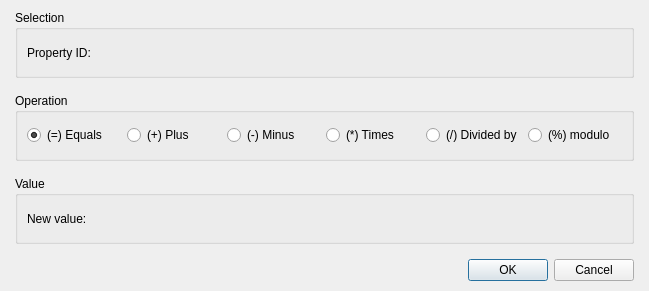
<?xml version="1.0" encoding="UTF-8"?>
<ui version="4.0">
 <class>DialogCommandChangeProperty</class>
 <widget class="QDialog" name="DialogCommandChangeProperty">
  <property name="geometry">
   <rect>
    <x>0</x>
    <y>0</y>
    <width>649</width>
    <height>291</height>
   </rect>
  </property>
  <property name="windowTitle">
   <string>Change property...</string>
  </property>
  <layout class="QGridLayout" name="gridLayout_4">
   <property name="leftMargin">
    <number>15</number>
   </property>
   <property name="topMargin">
    <number>10</number>
   </property>
   <property name="rightMargin">
    <number>15</number>
   </property>
   <property name="bottomMargin">
    <number>10</number>
   </property>
   <item row="0" column="0">
    <layout class="QVBoxLayout" name="verticalLayout_2">
     <property name="spacing">
      <number>15</number>
     </property>
     <item>
      <layout class="QVBoxLayout" name="verticalLayout">
       <item>
        <widget class="QGroupBox" name="groupBox">
         <property name="title">
          <string>Selection</string>
         </property>
         <layout class="QGridLayout" name="gridLayout_3">
          <item row="0" column="0">
           <layout class="QHBoxLayout" name="horizontalLayout_2" stretch="0,0,1">
            <item>
             <widget class="QLabel" name="label">
              <property name="text">
               <string>Property ID:</string>
              </property>
             </widget>
            </item>
            <item>
             <widget class="PanelPrimitiveValue" name="panelPrimitivePropertyIDValue" native="true">
              <property name="minimumSize">
               <size>
                <width>250</width>
                <height>27</height>
               </size>
              </property>
              <property name="maximumSize">
               <size>
                <width>250</width>
                <height>27</height>
               </size>
              </property>
             </widget>
            </item>
            <item>
             <spacer name="horizontalSpacer">
              <property name="orientation">
               <enum>Qt::Horizontal</enum>
              </property>
              <property name="sizeHint" stdset="0">
               <size>
                <width>168</width>
                <height>20</height>
               </size>
              </property>
             </spacer>
            </item>
           </layout>
          </item>
         </layout>
        </widget>
       </item>
       <item>
        <widget class="QGroupBox" name="groupBox_3">
         <property name="title">
          <string>Operation</string>
         </property>
         <layout class="QGridLayout" name="gridLayout">
          <item row="0" column="0">
           <layout class="QHBoxLayout" name="horizontalLayout">
            <item>
             <widget class="QRadioButton" name="radioButtonEquals">
              <property name="text">
               <string>(=) Equals</string>
              </property>
              <property name="checked">
               <bool>true</bool>
              </property>
             </widget>
            </item>
            <item>
             <widget class="QRadioButton" name="radioButtonPlus">
              <property name="text">
               <string>(+) Plus</string>
              </property>
             </widget>
            </item>
            <item>
             <widget class="QRadioButton" name="radioButtonMinus">
              <property name="text">
               <string>(-) Minus</string>
              </property>
             </widget>
            </item>
            <item>
             <widget class="QRadioButton" name="radioButtonTimes">
              <property name="text">
               <string>(*) Times</string>
              </property>
             </widget>
            </item>
            <item>
             <widget class="QRadioButton" name="radioButtonDivided">
              <property name="text">
               <string>(/) Divided by</string>
              </property>
             </widget>
            </item>
            <item>
             <widget class="QRadioButton" name="radioButtonModulo">
              <property name="text">
               <string>(%) modulo</string>
              </property>
             </widget>
            </item>
           </layout>
          </item>
         </layout>
        </widget>
       </item>
       <item>
        <widget class="QGroupBox" name="groupBox_2">
         <property name="title">
          <string>Value</string>
         </property>
         <layout class="QGridLayout" name="gridLayout_2">
          <item row="0" column="0">
           <layout class="QHBoxLayout" name="horizontalLayout_3" stretch="0,0,1">
            <item>
             <widget class="QLabel" name="label_2">
              <property name="text">
               <string>New value:</string>
              </property>
             </widget>
            </item>
            <item>
             <widget class="PanelPrimitiveValue" name="panelPrimitiveNewValue" native="true">
              <property name="minimumSize">
               <size>
                <width>250</width>
                <height>27</height>
               </size>
              </property>
              <property name="maximumSize">
               <size>
                <width>250</width>
                <height>27</height>
               </size>
              </property>
             </widget>
            </item>
            <item>
             <spacer name="horizontalSpacer_2">
              <property name="orientation">
               <enum>Qt::Horizontal</enum>
              </property>
              <property name="sizeHint" stdset="0">
               <size>
                <width>158</width>
                <height>20</height>
               </size>
              </property>
             </spacer>
            </item>
           </layout>
          </item>
         </layout>
        </widget>
       </item>
      </layout>
     </item>
     <item>
      <widget class="QDialogButtonBox" name="buttonBox">
       <property name="orientation">
        <enum>Qt::Horizontal</enum>
       </property>
       <property name="standardButtons">
        <set>QDialogButtonBox::Cancel|QDialogButtonBox::Ok</set>
       </property>
      </widget>
     </item>
    </layout>
   </item>
  </layout>
 </widget>
 <customwidgets>
  <customwidget>
   <class>PanelPrimitiveValue</class>
   <extends>QWidget</extends>
   <header>panelprimitivevalue.h</header>
   <container>1</container>
  </customwidget>
 </customwidgets>
 <resources/>
 <connections>
  <connection>
   <sender>buttonBox</sender>
   <signal>accepted()</signal>
   <receiver>DialogCommandChangeProperty</receiver>
   <slot>accept()</slot>
   <hints>
    <hint type="sourcelabel">
     <x>248</x>
     <y>254</y>
    </hint>
    <hint type="destinationlabel">
     <x>157</x>
     <y>274</y>
    </hint>
   </hints>
  </connection>
  <connection>
   <sender>buttonBox</sender>
   <signal>rejected()</signal>
   <receiver>DialogCommandChangeProperty</receiver>
   <slot>reject()</slot>
   <hints>
    <hint type="sourcelabel">
     <x>316</x>
     <y>260</y>
    </hint>
    <hint type="destinationlabel">
     <x>286</x>
     <y>274</y>
    </hint>
   </hints>
  </connection>
 </connections>
</ui>
